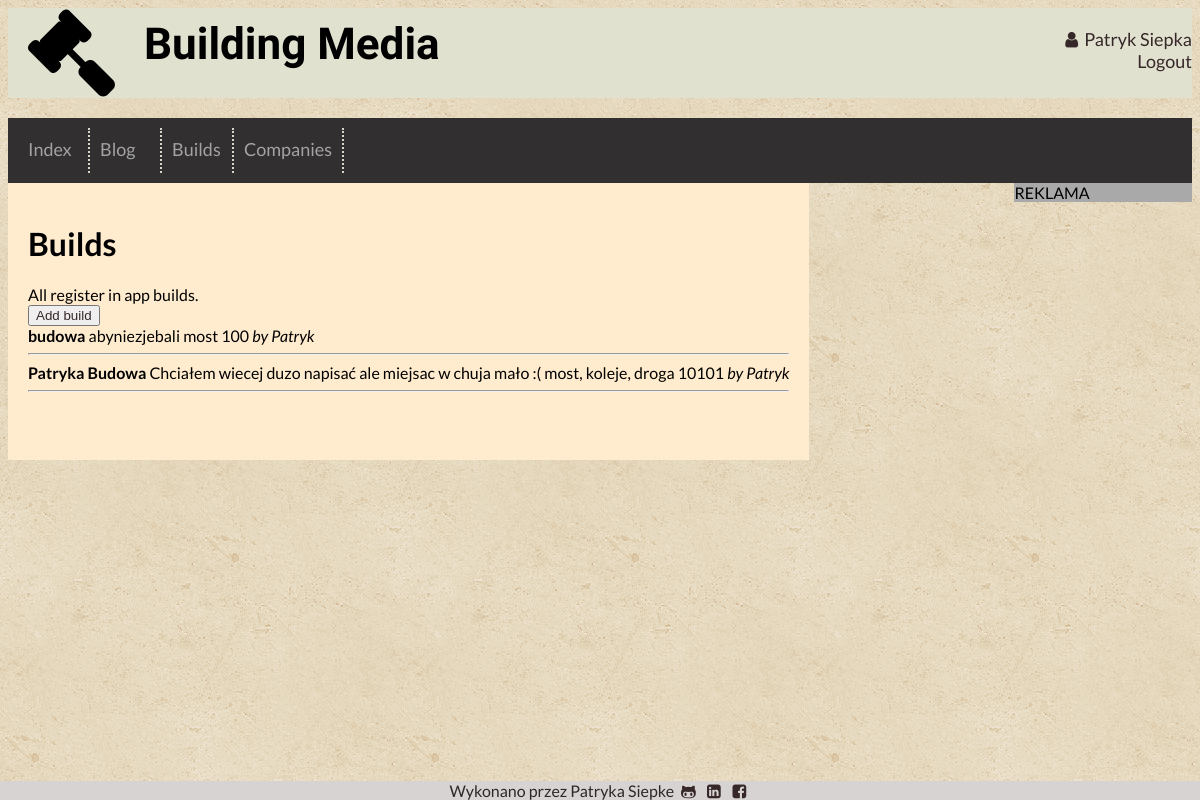
The app's page /builds (signed in) with its own data.
### app/models.py (models this page shows, shortened)
class User(UserMixin, db.Model):
    id = Column(Integer, primary_key=True)
    nickname = Column(String(40), nullable=False, unique=True)
    name = Column(String(40), nullable=False)
    surname = Column(String(40), nullable=False)
    position = Column(String(20), nullable=False)
    email = Column(String(120), nullable=False, unique=True)
    password_hash = Column(String(128))
    phone = Column(Integer)
    last_seen = Column(DateTime, default=datetime.utcnow)
    description = Column(Text)
    posts = relationship('Post', backref='author', lazy='dynamic')
    company_id = Column(Integer, ForeignKey('company.id'))
    creatures = relationship('Build', backref='creater', lazy='dynamic')

class Build(db.Model):
    id = Column(Integer, primary_key=True)
    name = Column(String(100), nullable=False, unique=True)
    specification = Column(String(2000), nullable=False)
    category = Column(String(200), nullable=False)
    worth = Column(Integer, nullable=False)
    place = Column(String(200), nullable=False)
    start_date = Column(DateTime)
    end_date = Column(DateTime)
    verified = Column(Boolean, default=False)
    creater_id = Column(Integer, ForeignKey('user.id'))
    contractor_id = Column(Integer, ForeignKey('company.id'))

### app/routes.py (the view)
@app.route('/builds')
@login_required
def builds():
    builds = Build.query.all()
    b = [
        {
            'name':'DROGA KONIN',
            'specification':'Odcinek 15 km, wymiana rur metr od drogi, wyminan nawierzchni',
            'worth':10000,
            'place':'Konin',
            'contractor':{'name':'Kogucik'}
        },
        {
            'name':'Koleje Poz-War',
            'specification':'Odcinek w chuj dlugi, częściowo do wymiany tory, niektóre mosty odnowione',
            'worth':5000000000,
            'place':'Poznan, Konin, Kutno, Warszawa',
            'contractor':{'name':'TORPOL'}
        }
    ]
    return render_template('builds.html', builds=builds, title='All builds')

### app/models.py (called while the page is built)
@login_manager.user_loader
def load_user(id):
    return User.query.get(int(id))

### app/routes.py (called while the page is built)
@app.before_request
def before_request():
    if current_user.is_authenticated:
        current_user.last_seen = datetime.utcnow()
        db.session.commit()

### app/templates/builds.html
{% extends 'base.html' %}
{% block content %}
<h1>Builds </h1>
All register in app builds.
<br>
<button><a href="{{url_for('add_build')}}">Add build</a></button>
<br>
{% for build in builds %}
<b>{{ build.name }}</b> {{ build.specification }} {{ build.category }} {{ build.worth}} <em> by {{build.creater.name}}</em>
<hr>
{% endfor %}
{% endblock %}

### app/templates/base.html (shortened to what this page needs)
<!DOCTYPE html>
<html>
<head>
    <link rel="stylesheet" type="text/css" media="screen" href="../static/css/main.css" />
    <link rel="stylesheet" type="text/css" href="../static/css/fontello.css" />
</head>
<body>
    <div class="header">
        <div class="page-logo"><i class='icon-hammer'></i></div>
        <div class="page-name">Building Media</div>
        <div class="user-data">
            {% if current_user.is_active %}
            <a href="{{ url_for('profile', nickname=current_user.nickname) }}"> <i class="icon-user"></i>{{ current_user.name }} {{ current_user.surname }}</a>  <br>
            <a href="{{ url_for('logout') }}">Logout</a>
            {% else %}
            <a href="{{ url_for('login') }}">Log or join us!</a>
            {% endif %}
        </div>
    </div>
    <div class="navigation">
        <div class="option"><a href="{{ url_for('index') }}">Index</a></div>
        <div class="option"><a href="{{ url_for('blog') }}">Blog</a></div>
        <div class="option"><a href="{{ url_for('builds') }}">Builds</a></div>
        <div class="option"><a href="{{ url_for('companies') }}">Companies</a></div>
    </div>
    <div class='content'>
        {% block content %}{% endblock %}
    </div>
    <div class='banner'>
        REKLAMA
    </div>
    <div class='footer'>
        Wykonano przez Patryka Siepke
        <a class='icons' href="https://github.com/psiepka" target="_blank"><i class='icon-github'></i></a>
        <a class='icons' href="https://www.linkedin.com/in/patryksiepka/" target="_blank"><i class='icon-linkedin-squared'></i></a>
        <a class='icons' href="https://www.facebook.com/patryk.siepka" target="_blank"><i class='icon-facebook-squared'></i></a>
    </div>
</body>
</html>

### app/static/css/main.css (style rules this page uses)
body { height: 100%; position:relative; background-image: url(../img/vintage-concrete.png); font-family: 'Lato', sans-serif; min-height:100% }
.option a { color: #c0c0c0 }
.header { margin: auto; background-color:#e1e1d0; text-align: center; }
.header .page-logo { float: left; }
.header .page-name { font-family: 'Indie Flower', cursive; font-weight: 900; font-size: 44px; text-align: left; padding: 10px; float: left; }
.header .user-data { margin-top: 20px; font-size: 18px; float: right; text-align: right; }
.navigation { background-color: #312f2f; margin-top: 20px; color: #ffffff; padding: 10px }
.navigation .option { float: left; min-width: 50px; font-size: 18px; height: 25px; padding: 10px; border-right: 2px dotted #fffff1; opacity: 0.8; }
.content { background-color: blanchedalmond; float: left; padding: 20px; padding-bottom:60px; }
.banner { background-color: darkgray; width: 15%; float: right; height: 100%; }
.footer { clear: both; position: fixed; left: 0; bottom: 0; width: 100%; background-color: #d8d3d3; color: #2b2828; text-align: center; }
a { color: #362828; text-decoration: none }

### records on screen
User: name "Patryk", surname "Siepka"
Build: name "budowa", specification "abyniezjebali", category "most", worth "100", creater.name "Patryk"
Build: name "Patryka Budowa", specification "Chciałem wiecej duzo napisać ale miejsac w chuja mało :(", category "most, koleje, droga", worth "10101", creater.name "Patryk"
